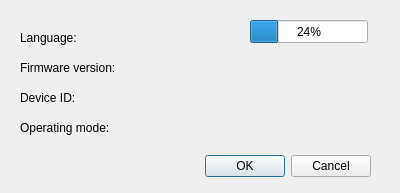
<?xml version="1.0" encoding="UTF-8"?>
<ui version="4.0">
 <class>FirmwareDetailGUI</class>
 <widget class="QDialog" name="FirmwareDetailGUI">
  <property name="geometry">
   <rect>
    <x>0</x>
    <y>0</y>
    <width>400</width>
    <height>193</height>
   </rect>
  </property>
  <property name="windowTitle">
   <string>Dialog</string>
  </property>
  <widget class="QDialogButtonBox" name="buttonBox">
   <property name="geometry">
    <rect>
     <x>30</x>
     <y>150</y>
     <width>341</width>
     <height>32</height>
    </rect>
   </property>
   <property name="orientation">
    <enum>Qt::Horizontal</enum>
   </property>
   <property name="standardButtons">
    <set>QDialogButtonBox::Cancel|QDialogButtonBox::Ok</set>
   </property>
  </widget>
  <widget class="QProgressBar" name="TestProgressBar">
   <property name="geometry">
    <rect>
     <x>250</x>
     <y>20</y>
     <width>118</width>
     <height>23</height>
    </rect>
   </property>
   <property name="value">
    <number>24</number>
   </property>
  </widget>
  <widget class="QLabel" name="LanguageLabel">
   <property name="geometry">
    <rect>
     <x>20</x>
     <y>30</y>
     <width>71</width>
     <height>16</height>
    </rect>
   </property>
   <property name="text">
    <string>Language:</string>
   </property>
  </widget>
  <widget class="QLabel" name="LanguageLabelInput">
   <property name="geometry">
    <rect>
     <x>90</x>
     <y>30</y>
     <width>101</width>
     <height>21</height>
    </rect>
   </property>
   <property name="text">
    <string/>
   </property>
  </widget>
  <widget class="QLabel" name="FirmwareVersionLabel">
   <property name="geometry">
    <rect>
     <x>20</x>
     <y>60</y>
     <width>101</width>
     <height>16</height>
    </rect>
   </property>
   <property name="text">
    <string>Firmware version:</string>
   </property>
  </widget>
  <widget class="QLabel" name="FirmwareVersionLabelInput">
   <property name="geometry">
    <rect>
     <x>120</x>
     <y>60</y>
     <width>131</width>
     <height>20</height>
    </rect>
   </property>
   <property name="text">
    <string/>
   </property>
  </widget>
  <widget class="QLabel" name="DeviceIDLabel">
   <property name="geometry">
    <rect>
     <x>20</x>
     <y>90</y>
     <width>61</width>
     <height>16</height>
    </rect>
   </property>
   <property name="text">
    <string>Device ID:</string>
   </property>
  </widget>
  <widget class="QLabel" name="DeviceIDLabelInput">
   <property name="geometry">
    <rect>
     <x>90</x>
     <y>90</y>
     <width>201</width>
     <height>16</height>
    </rect>
   </property>
   <property name="text">
    <string/>
   </property>
  </widget>
  <widget class="QLabel" name="OperatingModeLabel">
   <property name="geometry">
    <rect>
     <x>20</x>
     <y>120</y>
     <width>101</width>
     <height>16</height>
    </rect>
   </property>
   <property name="text">
    <string>Operating mode:</string>
   </property>
  </widget>
  <widget class="QLabel" name="OperatingModeLabelInput">
   <property name="geometry">
    <rect>
     <x>120</x>
     <y>120</y>
     <width>231</width>
     <height>16</height>
    </rect>
   </property>
   <property name="text">
    <string/>
   </property>
  </widget>
 </widget>
 <resources/>
 <connections>
  <connection>
   <sender>buttonBox</sender>
   <signal>accepted()</signal>
   <receiver>FirmwareDetailGUI</receiver>
   <slot>accept()</slot>
   <hints>
    <hint type="sourcelabel">
     <x>248</x>
     <y>254</y>
    </hint>
    <hint type="destinationlabel">
     <x>157</x>
     <y>274</y>
    </hint>
   </hints>
  </connection>
  <connection>
   <sender>buttonBox</sender>
   <signal>rejected()</signal>
   <receiver>FirmwareDetailGUI</receiver>
   <slot>reject()</slot>
   <hints>
    <hint type="sourcelabel">
     <x>316</x>
     <y>260</y>
    </hint>
    <hint type="destinationlabel">
     <x>286</x>
     <y>274</y>
    </hint>
   </hints>
  </connection>
 </connections>
</ui>
